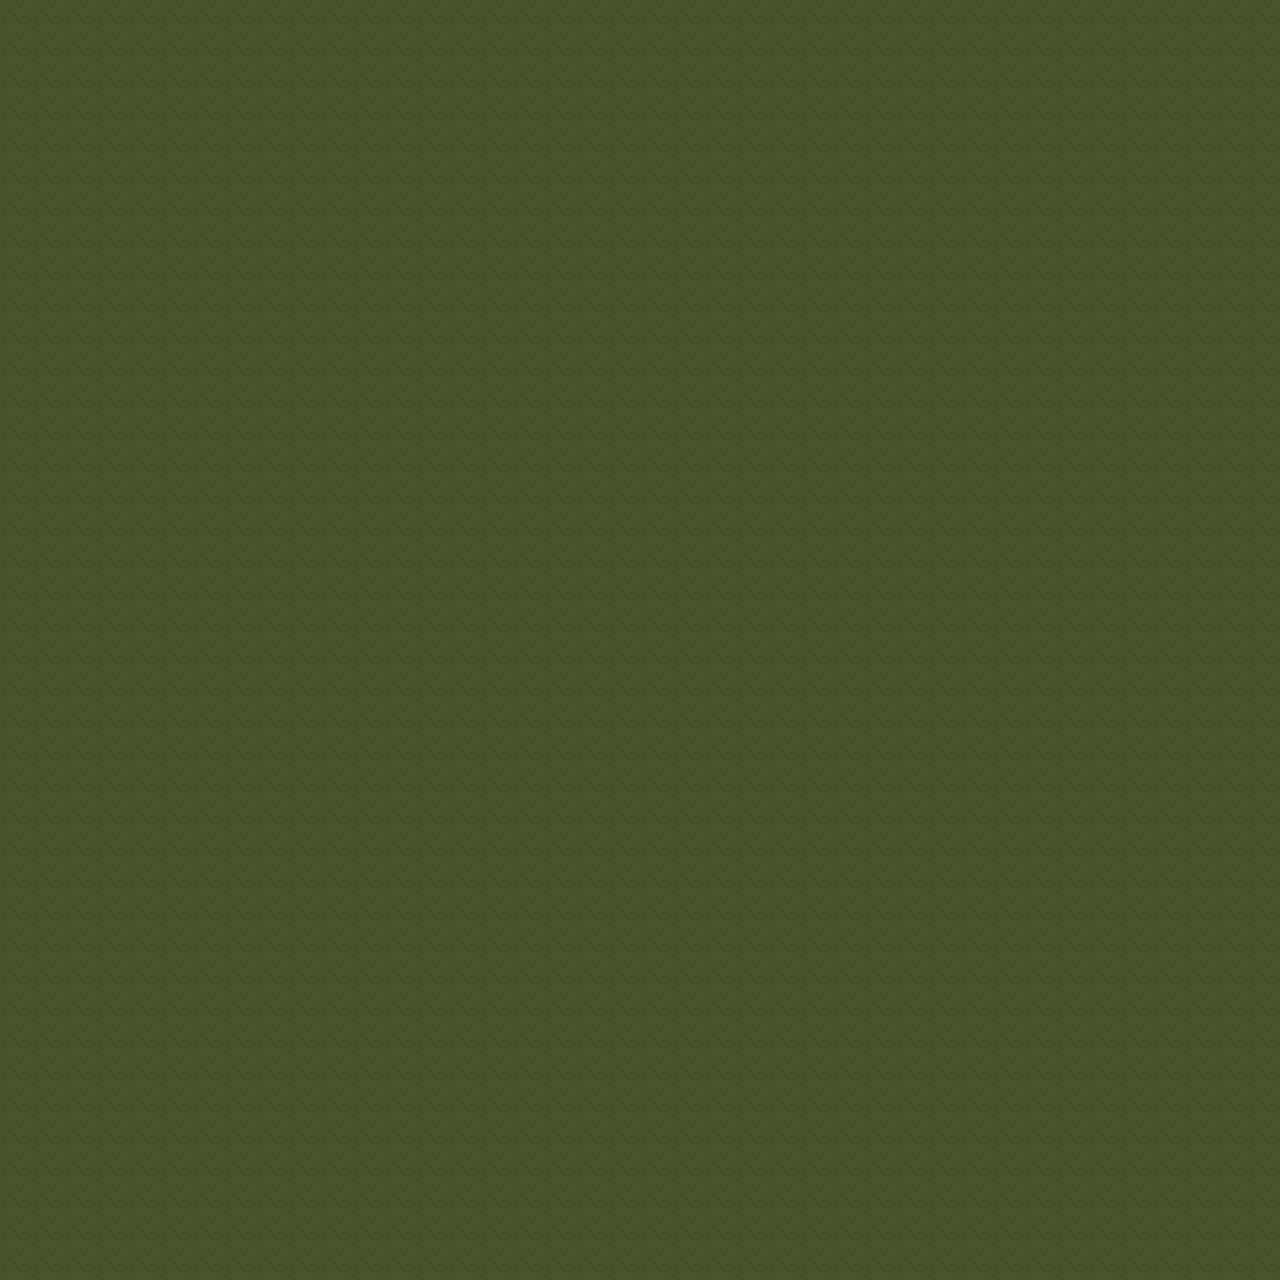

A level layout from a 2D game, rendered from its tile map. Below: a short description, then the map file with its tile-grid data intact:
An orthogonal 20x20 tile map with 64x64 px tiles, 1 tile layer (base).

<map version="1.2" tiledversion="1.2.5" orientation="orthogonal" renderorder="right-down" width="20" height="20" tilewidth="64" tileheight="64" infinite="0" nextlayerid="7" nextobjectid="21">
 <tileset firstgid="129" source="2Gen's 64x64 Mixed Tileset.tsx" />
 <layer id="1" name="base" width="20" height="20">
  <data encoding="csv">
148,148,148,148,148,148,148,148,148,148,148,148,148,148,148,148,148,148,148,148,
148,148,148,148,148,148,148,148,148,148,148,148,148,148,148,148,148,148,148,148,
148,148,148,148,148,148,148,148,148,148,148,148,148,148,148,148,148,148,148,148,
148,148,148,148,148,148,148,148,148,148,148,148,148,148,148,148,148,148,148,148,
148,148,148,148,148,148,148,148,148,148,148,148,148,148,148,148,148,148,148,148,
148,148,148,148,148,148,148,148,148,148,148,148,148,148,148,148,148,148,148,148,
148,148,148,148,148,148,148,148,148,148,148,148,148,148,148,148,148,148,148,148,
148,148,148,148,148,148,148,148,148,148,148,148,148,148,148,148,148,148,148,148,
148,148,148,148,148,148,148,148,148,148,148,148,148,148,148,148,148,148,148,148,
148,148,148,148,148,148,148,148,148,148,148,148,148,148,148,148,148,148,148,148,
148,148,148,148,148,148,148,148,148,148,148,148,148,148,148,148,148,148,148,148,
148,148,148,148,148,148,148,148,148,148,148,148,148,148,148,148,148,148,148,148,
148,148,148,148,148,148,148,148,148,148,148,148,148,148,148,148,148,148,148,148,
148,148,148,148,148,148,148,148,148,148,148,148,148,148,148,148,148,148,148,148,
148,148,148,148,148,148,148,148,148,148,148,148,148,148,148,148,148,148,148,148,
148,148,148,148,148,148,148,148,148,148,148,148,148,148,148,148,148,148,148,148,
148,148,148,148,148,148,148,148,148,148,148,148,148,148,148,148,148,148,148,148,
148,148,148,148,148,148,148,148,148,148,148,148,148,148,148,148,148,148,148,148,
148,148,148,148,148,148,148,148,148,148,148,148,148,148,148,148,148,148,148,148,
148,148,148,148,148,148,148,148,148,148,148,148,148,148,148,148,148,148,148,148
</data>
 </layer>
</map>
